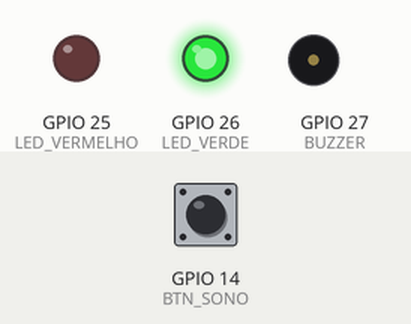
Simulated run of this sketch. Board: ESP32. On the bench: output pins drawn as LEDs (lit = HIGH), buzzer (waves = sounding, pin HIGH). Inputs (shaded band) come from the test bench; at power-on: GPIO 14 (BTN_SONO) HIGH. WiFi joins after 1.5 s; servers stay silent unless stated; random numbers use the default seed unless the sketch sets one; no MQTT or app messages arrive unless stated; what the sketch prints to the serial monitor is not drawn.

Above: at 2.7 s.
2.8 s: GPIO 14 (BTN_SONO) pulled LOW for 0.15 s
At 2.88 s:
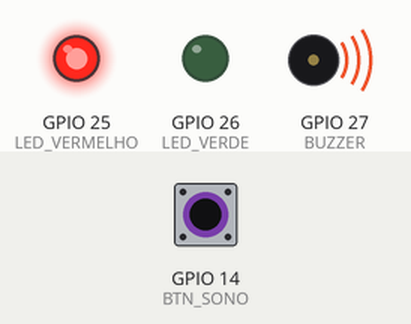
4.4 s: GPIO 14 (BTN_SONO) pulled LOW for 3.2 s
At 8.4 s:
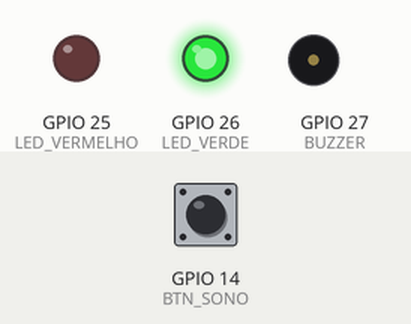
Timing chart, 0 to 9.9 s (numbered marks = the images above; inputs shaded):
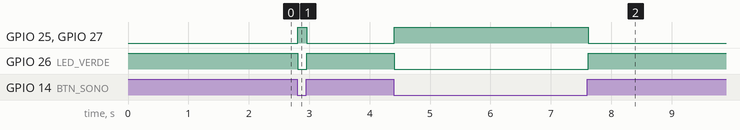

Measured:
- after the input at 2.8 s, GPIO 25 (LED_VERMELHO), GPIO 27 (BUZZER): LOW → HIGH at once, → LOW 0.15 s later; GPIO 26 (LED_VERDE): HIGH → LOW at once, → HIGH 0.15 s later
- after the input at 4.4 s, GPIO 25 (LED_VERMELHO), GPIO 27 (BUZZER): LOW → HIGH at once, → LOW 3.2 s later; GPIO 26 (LED_VERDE): HIGH → LOW at once, → HIGH 3.2 s later

The sketch:

sketch.ino
```cpp
#include <WiFi.h>
#include <PubSubClient.h>

/////// CONFIG WiFi ///////
const char* ssid     = "Wokwi-GUEST";      // coloque o WiFi do Wokwi ou da sua rede
const char* password = "";

/////// CONFIG MQTT ///////
const char* mqtt_server = "broker.hivemq.com";   // pode usar outro
const int   mqtt_port   = 1883;
const char* mqtt_topic  = "gs/sono/estado";

WiFiClient espClient;
PubSubClient client(espClient);

/////// PINOS ///////
const int LED_VERDE    = 26;
const int LED_VERMELHO = 25;
const int BUZZER       = 27;
const int BTN_SONO     = 14;   // botão ligado em INPUT_PULLUP

String estadoAtual = "OK";

void conectaWiFi() {
  Serial.println("Conectando ao WiFi...");
  WiFi.begin(ssid, password);
  while (WiFi.status() != WL_CONNECTED) {
    delay(500);
    Serial.print(".");
  }
  Serial.println("\nWiFi conectado!");
  Serial.print("IP: ");
  Serial.println(WiFi.localIP());
}

void conectaMQTT() {
  while (!client.connected()) {
    Serial.print("Conectando ao MQTT...");
    String clientId = "esp32Sono-" + String(random(0xffff), HEX);
    if (client.connect(clientId.c_str())) {
      Serial.println(" conectado!");
    } else {
      Serial.print(" falha, rc=");
      Serial.print(client.state());
      Serial.println(" tentando de novo em 2s");
      delay(2000);
    }
  }
}

void publicaEstado(const char* estado) {
  if (!client.connected()) {
    conectaMQTT();
  }
  client.publish(mqtt_topic, estado);
  Serial.print("MQTT publicado: ");
  Serial.println(estado);
}

void estadoSono() {
  digitalWrite(LED_VERDE, LOW);
  digitalWrite(LED_VERMELHO, HIGH);
  digitalWrite(BUZZER, HIGH);   // buzzer liga
  publicaEstado("SONO");
  estadoAtual = "SONO";
}

void estadoOk() {
  digitalWrite(LED_VERMELHO, LOW);
  digitalWrite(LED_VERDE, HIGH);
  digitalWrite(BUZZER, LOW);    // buzzer desliga
  publicaEstado("OK");
  estadoAtual = "OK";
}

void setup() {
  Serial.begin(115200);

  pinMode(LED_VERDE, OUTPUT);
  pinMode(LED_VERMELHO, OUTPUT);
  pinMode(BUZZER, OUTPUT);
  pinMode(BTN_SONO, INPUT_PULLUP); // botão para GND

  // Estado inicial
  digitalWrite(LED_VERDE, HIGH);
  digitalWrite(LED_VERMELHO, LOW);
  digitalWrite(BUZZER, LOW);

  conectaWiFi();
  client.setServer(mqtt_server, mqtt_port);
  conectaMQTT();
}

void loop() {
  client.loop();  // mantém conexão MQTT

  int leituraBotao = digitalRead(BTN_SONO);

  // Como usamos INPUT_PULLUP:
  // HIGH = sem sono (botão solto)
  // LOW  = sono detectado (botão apertado)
  if (leituraBotao == LOW && estadoAtual != "SONO") {
    // Transição para estado de sono
    estadoSono();
  } else if (leituraBotao == HIGH && estadoAtual != "OK") {
    // Volta para estado OK
    estadoOk();
  }

  delay(50); // pequeno debounce
}
```
